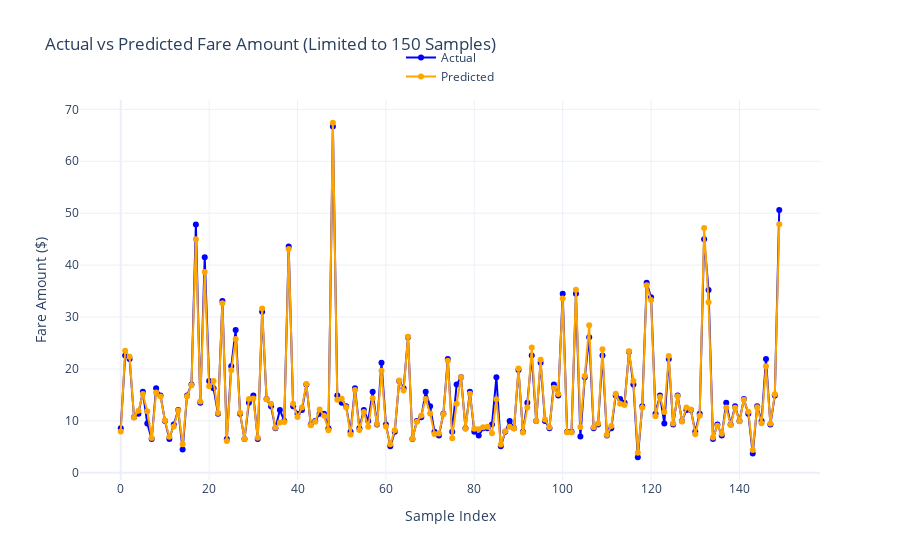

Notebook code for this chart:
### Code cell
from sklearn.ensemble import GradientBoostingRegressor
from data import *
from model import *

taxi_type = GREEN
train_sql = getSqlForModeling(taxi_type, isTrain=True)
test_sql = getSqlForModeling(taxi_type, isTrain=False)



model = GradientBoostingRegressor(n_estimators=500, 
                                  learning_rate=0.1, 
                                  max_depth=3,
                                  validation_fraction=0.1, 
                                  n_iter_no_change=10)

# Training
with DR.engn.connect() as conn:
    processed = 0
    for df in pd.read_sql(train_sql, conn, chunksize=CHUNK_SIZE):
        processed += len(df)
        X = df[FEATURES]
        y = df[VARIABLE]

        model.fit(X, y)
        O.out(f'Trained {processed} rows')

# Predictions
with DR.engn.connect() as conn:
    processed = 0
    y_test = []
    y_pred = []
    for df in pd.read_sql(test_sql, conn, chunksize=CHUNK_SIZE):
        processed += len(df)
        X = df[FEATURES]
        y_test.append(df[VARIABLE])

        y_pred.append(model.predict(X))
        O.out(f'Predicted {processed} rows')

# Performance
merged_y_test = pd.concat(y_test, ignore_index=True)
merged_y_pred = np.concatenate(y_pred)

showPerformance(merged_y_test, merged_y_pred)

### Figure 1 — Plotly figure (JSON) as saved in the notebook; plotly's stock layout.template omitted (floating-point values rounded to 4 significant figures; data arrays with more than 128 entries replaced by an {"elided": "..."} marker saying what was removed)
{"data": [{"line": {"color": "blue"}, "mode": "lines+markers", "name": "Actual", "type": "scatter", "x": {"elided": "150 int values"}, "y": {"elided": "150 float values"}}, {"line": {"color": "orange"}, "mode": "lines+markers", "name": "Predicted", "type": "scatter", "x": {"elided": "150 int values"}, "y": {"elided": "150 float values"}}], "layout": {"legend": {"x": 0.5, "xanchor": "center", "y": 1.15, "yanchor": "top"}, "title": {"text": "Actual vs Predicted Fare Amount (Limited to 150 Samples)"}, "xaxis": {"title": {"text": "Sample Index"}}, "yaxis": {"title": {"text": "Fare Amount ($)"}}}}
